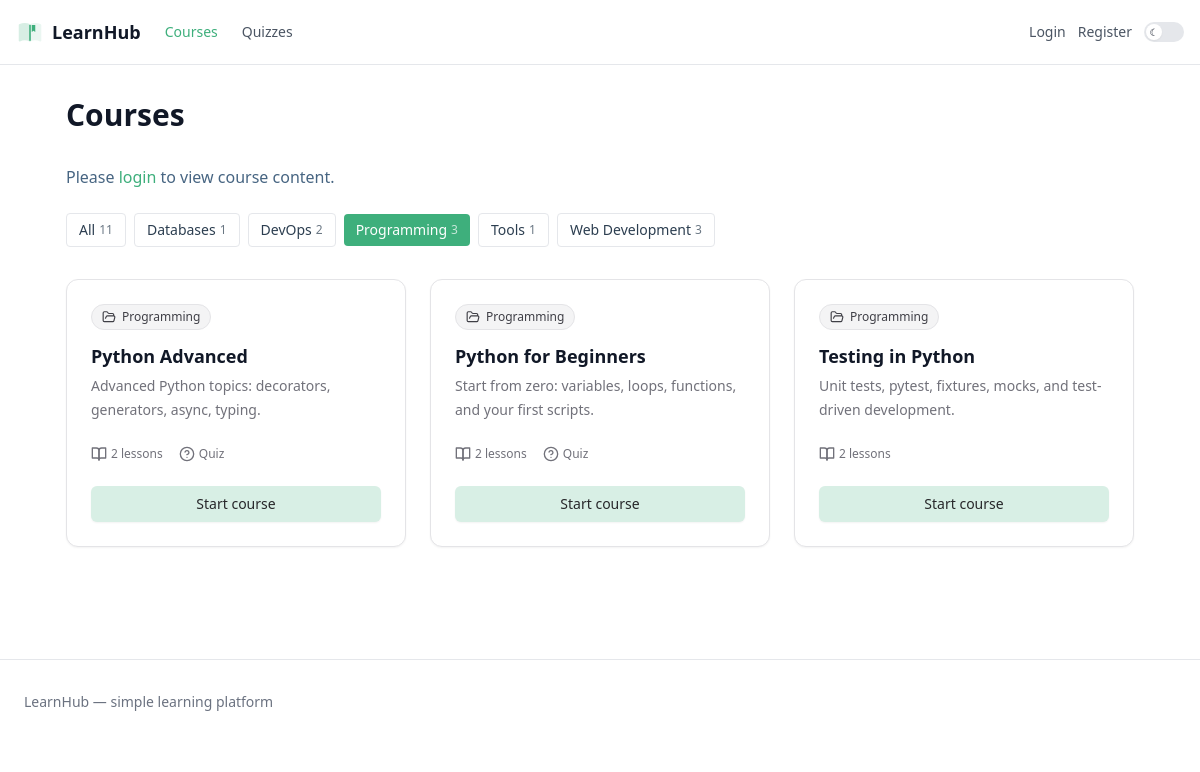
Page /?category=programming on the committed database.
### courses/models.py (models this page shows, shortened)
class Category(models.Model):
    title = models.CharField(max_length=100)
    slug = models.SlugField(max_length=100, unique=True, blank=True)
    class Meta:
        verbose_name_plural = 'categories'

class Course(models.Model):
    title = models.CharField(max_length=200)
    slug = models.SlugField(max_length=200, unique=True, blank=True)
    description = models.TextField(blank=True)
    category = models.ForeignKey(
        Category, on_delete=models.SET_NULL, null=True, blank=True, related_name='courses'
    )
    created_at = models.DateTimeField(auto_now_add=True)

### courses/views.py (the view)
# urls.py: path('', views.course_list, name='course_list'),
def course_list(request):
    category_slug = request.GET.get('category')
    categories = Category.objects.annotate(course_count=Count('courses'))
    courses_qs = Course.objects.annotate(lesson_count=Count('modules__lessons'))
    if category_slug:
        courses_qs = courses_qs.filter(category__slug=category_slug)
    total_count = Course.objects.count()
    paginator = Paginator(courses_qs, 6)
    page_number = request.GET.get('page')
    page_obj = paginator.get_page(page_number)
    return render(request, 'courses/course_list.html', {
        'page_obj': page_obj,
        'categories': categories,
        'selected_category': category_slug,
        'total_count': total_count,
    })

### courses/templates/courses/course_list.html (shortened to what this page needs)
{% extends 'base.html' %}
{% block content_full %}
<div class="max-w-page mx-auto px-4 py-8">
    <h1 class="text-3xl font-semibold mb-6 pb-2">Courses</h1>
    {% if not user.is_authenticated %}
        <p class="mb-6 text-[#476582] dark:text-[#9ba9b8]">
            Please <a href="{% url 'login' %}?next={{ request.path }}" class="text-accent hover:underline">login</a> to view course content.
        </p>
    {% endif %}
    <div class="mb-8 flex flex-wrap items-center gap-2 text-sm">
        <a href="{% url 'courses:course_list' %}"
           class="inline-flex items-center gap-1 px-3 py-1.5 rounded font-medium transition-colors
                  {% if not selected_category %}bg-accent text-white hover:bg-accent-dark{% else %}bg-white dark:bg-[#252525] text-[#2c3e50] dark:text-[#eaecef] border border-gray-200 dark:border-[#2c2c2c] hover:border-gray-300 dark:hover:border-[#3a3a3a]{% endif %}">
            All
            <span class="text-xs opacity-70">{{ total_count }}</span>
        </a>
        {% for category in categories %}
            <a href="{% url 'courses:course_list' %}?category={{ category.slug }}"
               class="inline-flex items-center gap-1 px-3 py-1.5 rounded font-medium transition-colors
                      {% if selected_category == category.slug %}bg-accent text-white hover:bg-accent-dark{% else %}bg-white dark:bg-[#252525] text-[#2c3e50] dark:text-[#eaecef] border border-gray-200 dark:border-[#2c2c2c] hover:border-gray-300 dark:hover:border-[#3a3a3a]{% endif %}">
                {{ category.title }}
                <span class="text-xs opacity-70">{{ category.course_count }}</span>
            </a>
        {% endfor %}
    </div>
    {% if page_obj %}
        <div class="grid grid-cols-1 sm:grid-cols-2 lg:grid-cols-3 gap-6">
            {% for course in page_obj %}
                <article class="flex flex-col gap-6 rounded-xl border border-zinc-200 bg-white p-6 shadow-sm dark:border-zinc-800 dark:bg-zinc-900">
                    <header>
                        <div class="flex items-center justify-between">
                            {% if course.category %}
                                <a href="{% url 'courses:course_list' %}?category={{ course.category.slug }}"
                                   class="inline-flex items-center gap-1.5 rounded-full border border-zinc-200 bg-zinc-100 px-2.5 py-1 text-xs font-medium text-zinc-700 transition-colors hover:border-accent hover:text-accent dark:border-zinc-800 dark:bg-zinc-800 dark:text-zinc-300 dark:hover:border-accent dark:hover:text-accent">
                                    {{ course.category.title }}
                                </a>
                            {% else %}
                                <span></span>
                            {% endif %}
                        </div>
                        <h3 class="mt-3 text-lg font-semibold">
                            <a href="{% url 'courses:course_detail' course.slug %}" class="hover:text-accent transition-colors">
                                {{ course.title }}
                            </a>
                        </h3>
                        {% if course.description %}
                            <p class="mt-1 text-sm leading-6 text-zinc-500 dark:text-zinc-400">
                                {{ course.description|truncatewords:15 }}
                            </p>
                        {% endif %}
                    </header>
                    <section class="flex gap-4 text-xs text-zinc-500 dark:text-zinc-400">
                        <span class="flex items-center gap-1">
                            <svg xmlns="http://www.w3.org/2000/svg" viewBox="0 0 24 24" fill="none" stroke="currentColor" stroke-width="2" stroke-linecap="round" stroke-linejoin="round" class="w-4 h-4">
                                <path d="M2 3h6a4 4 0 0 1 4 4v14a3 3 0 0 0-3-3H2z"></path>
                                <path d="M22 3h-6a4 4 0 0 0-4 4v14a3 3 0 0 1 3-3h7z"></path>
                            </svg>
                            {{ course.lesson_count }} lesson{{ course.lesson_count|pluralize }}
                        </span>
                        {% if course.quiz %}
                            <span class="flex items-center gap-1">
                                Quiz
                            </span>
                        {% endif %}
                    </section>
                    <footer class="mt-auto">
                        <a href="{% url 'courses:course_detail' course.slug %}"
                           class="inline-flex w-full items-center justify-center rounded-md bg-[#D8EFE5] px-4 py-2 text-sm font-medium text-zinc-800 shadow-sm transition-colors hover:bg-[#C5E5D7] dark:bg-[#2a3d35] dark:text-zinc-100 dark:hover:bg-[#354a41]">
                            Start course
                        </a>
                    </footer>
                </article>
            {% empty %}
                <p class="col-span-full text-center text-[#476582] dark:text-[#9ba9b8] py-8">
                    No courses in this category.
                </p>
            {% endfor %}
        </div>
    {% else %}
        <p class="text-center text-[#476582] dark:text-[#9ba9b8] py-8">No courses yet.</p>
    {% endif %}
</div>
{% endblock %}

### rows in the picture
Category: title "Databases", course_count "1"
Category: title "DevOps", course_count "2"
Category: title "Programming", course_count "3"
Category: title "Tools", course_count "1"
Category: title "Web Development", course_count "3"
Course: category "Programming", title "Python Advanced", description "Advanced Python topics: decorators, generators, async, typing.", lesson_count "2", shows "Quiz"
Course: category "Programming", title "Python for Beginners", description "Start from zero: variables, loops, functions, and your first scripts.", lesson_count "2", shows "Quiz"
Course: category "Programming", title "Testing in Python", description "Unit tests, pytest, fixtures, mocks, and test-driven development.", lesson_count "2"

### other values in the picture
{{ total_count }} "11"
